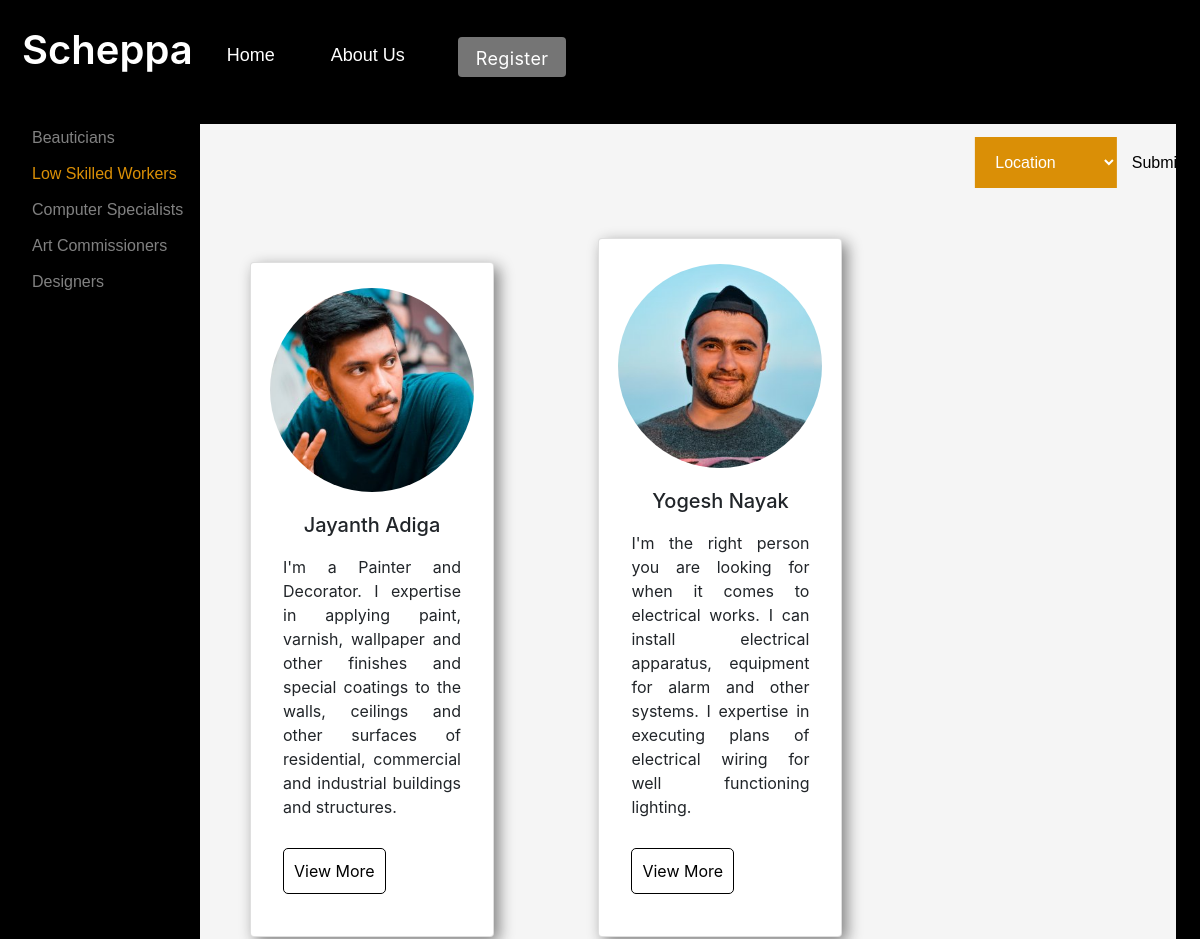
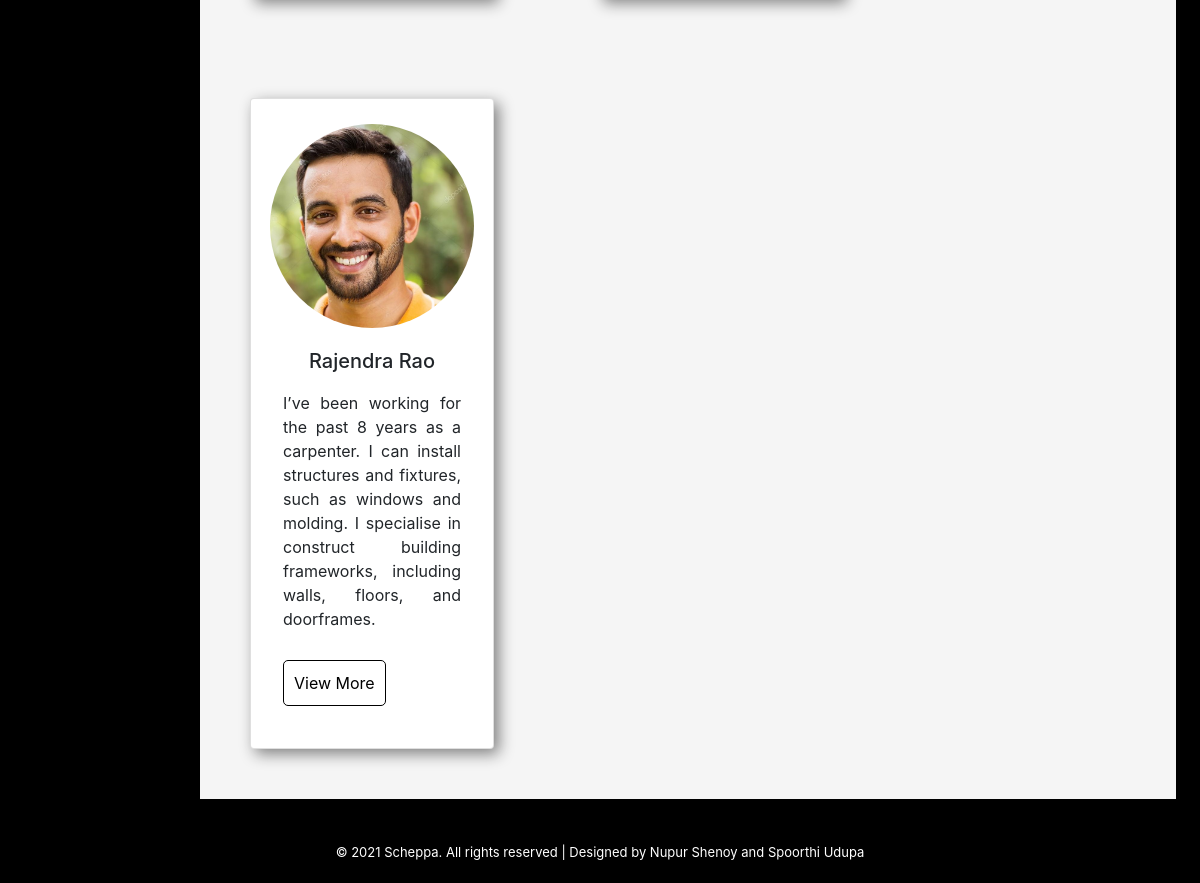
The app's page /lowskill.php with its own data (2 pictures, top to bottom).
### tables this page shows
CREATE TABLE `schepparegistration1` (
  `id` int(11) NOT NULL,
  `fname` varchar(30) NOT NULL,
  `lname` varchar(30) NOT NULL,
  `gender` enum('ch1','ch2') NOT NULL,
  `email` varchar(30) NOT NULL,
  `password` varchar(20) NOT NULL,
  `confpass` varchar(20) NOT NULL,
  `prof` varchar(20) NOT NULL,
  `loc` varchar(20) NOT NULL,
  `dob` date NOT NULL,
  `phno` bigint(10) NOT NULL,
  `descp` varchar(1000) NOT NULL,
  `services` varchar(1000) NOT NULL,
  `years` int(11) NOT NULL,
  `photo` varchar(500) NOT NULL DEFAULT 'default.jpg'
);

### lowskill.php (the view, shortened to what this page needs)
<?php
include "dbcon.php";
?>
<!DOCTYPE html>
<html>
<head>
  <link href="https://cdn.jsdelivr.net/npm/bootstrap@5.1.2/dist/css/bootstrap.min.css" rel="stylesheet">
</head>
<body>
  <?php include("header.php") ?>
  <div class="main">
    <div class="sidenav">
      <a href="beauticians.php">Beauticians</a>
      <a href="lowskill.php" style="color: rgb(218, 143, 6);">Low Skilled Workers</a>
      <a href="compspl.php">Computer Specialists</a>
      <a href="artcomm.php">Art Commissioners</a>
      <a href="designers.php">Designers</a>
    </div>
    <section style="background-color:whitesmoke; background-size: cover;">
      <form name="search_form" method="post" action="lowskill.php">
        <?php include("location.php") ?>
        <?php
        $query = "select * from schepparegistration1 where prof='Low Skill Worker'";
        $r = mysqli_query($conn, $query);
        if ($r->num_rows > 0) {
          while ($row = mysqli_fetch_assoc($r)) {
            $id = $row['id'];
            $fname = $row['fname'];
            $lname = $row['lname'];
            $descp = $row['descp'];
            $photo = $row['photo'];
        ?>
            <div class="card">
              <img class="card-img-top" src="<?php echo 'image/' . $photo; ?>">
              <div class="card-body">
                <div class="title">
                  <h1> <?php echo $fname . " " . $lname; ?>
                  </h1>
                </div>
                <div class="des">
                  <p><?php echo $descp; ?> </p>
                  <button><a href="profileview.php?id=<?php echo $id ?>">
                      View More</a></button>
                </div>
              </div>
            </div>
        <?php
          }
        } else {
          echo " <script>alert('No data found');</script>";
          echo ("<script>location.href='lowskill.php'</script>");
        }
        ?>
  </div>
</body>
<?php include("footer.php") ?>
</html>

### service.css (style rules this page uses)
* { margin: 0px; padding: 0px; }
body { font-family: arial; justify-content: center; background: black; }
.main { margin: 2%; }
.card { display: grid; grid-template-columns: 300px; grid-template-rows: 210px 210px 80px; width: 25%; display: inline-block; box-shadow: 5px 5px 15px grey; margin: 2%; text-align: center; margin: 50px; background: white; }
.card-img-top { width: 17vw; background-size: cover; background-color: white; margin: 0; border-radius: 100%; height: 17vw; margin-top: 25px; }
.title { text-align: center; padding: 0px; grid-area: text; margin: 5px; background: white; font-family: -apple-system, BlinkMacSystemFont, 'Segoe UI', Roboto, Oxygen, Ubuntu, Cantarell, 'Open Sans', 'Helvetica Neue', sans-serif; }
h1 { font-size: 20px; background-color: white; font-family: -apple-system, BlinkMacSystemFont, 'Segoe UI', Roboto, Oxygen, Ubuntu, Cantarell, 'Open Sans', 'Helvetica Neue', sans-serif; }
.des { padding: 1px; text-align: justify; margin-left: 15px; margin-right: 15px; margin-bottom: 15px; padding-top: 10px; background-color: white; font-family: -apple-system, BlinkMacSystemFont, 'Segoe UI', Roboto, Oxygen, Ubuntu, Cantarell, 'Open Sans', 'Helvetica Neue', sans-serif; }
button { margin-top: 13px; margin-bottom: 10px; background-color: white; border: 1px solid black; border-radius: 5px; padding: 10px; }
button a { color: black; text-decoration: none; padding-top:20px; padding-bottom: 20px; }
p { background-color: white; }
h1 { background-color: white; }
html, body { margin: 0; padding: 0; }
.sidenav { height: 100%; width: 200px; position: fixed; z-index: 1; top: 100px; left: 0; background-color: black; overflow-x: hidden; padding-top: 20px; }
.sidenav a { padding: 6px 6px 6px 32px; text-decoration: none; font-size: 16px; color: #818181; display: block; }
.main { margin-left: 200px; }

### records on screen
schepparegistration1: photo (picture), fname "Jayanth", lname "Adiga", descp "I'm a Painter and Decorator. I expertise in applying paint, varnish, wallpaper and other finishes and special coatings to the walls, ceilings and other surfaces of residential, commercial and industrial buildings and structures."
schepparegistration1: photo (picture), fname "Yogesh", lname "Nayak", descp "I'm the right person you are looking for when it comes to electrical works. I can install electrical apparatus, equipment for alarm and other systems. I expertise in executing plans of electrical wiring for well functioning lighting."
schepparegistration1: photo (picture), fname "Rajendra", lname "Rao", descp "I’ve been working for the past 8 years as a carpenter. I can install structures and fixtures, such as windows and molding. I specialise in construct building frameworks, including walls, floors, and doorframes."
